Frame 1 (no input): blank canvas, image omitted
Frame 60 (the mouse pressed at the canvas centre just before this capture): blank canvas, image omitted
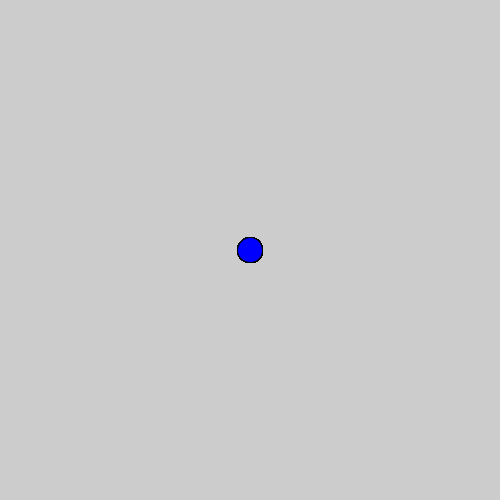
Frame 120 (the mouse held since frame 60 and released just before this capture)

The Processing sketch whose frames 1 and 60 were blank and that drew this single picture after the mouse press (run headless with seeded random() and noise(); from frame 60 on, the mouse is pressed at the canvas centre):

// Processing sketch: processing_27146
// ── processing_27146.pde

void setup ()
{
  size(500,500);
  
}

void draw()
{
 if (mouseX >= 0 && mouseX <= 250 && mouseY >= 0 && mouseY <= 250)
 { 
  if (mousePressed == true) { 
  ellipse(mouseX, mouseY ,25,25);
 fill(255,0,0);
  }
}
 if (mouseX >= 250 && mouseX <= 500 && mouseY >= 0 && mouseY <= 250)
 { 
  if (mousePressed == true) { 
  ellipse(mouseX, mouseY ,25,25);
 fill(0,255,0);
  }
}
 if (mouseX >= 250 && mouseX <= 500 && mouseY >= 250 && mouseY <= 500)
 { 
  if (mousePressed == true) { 
  ellipse(mouseX, mouseY ,25,25);
 fill(0,0,255);
  }
}

 if (mouseX >= 0 && mouseX <= 250 && mouseY >= 250 && mouseY <= 500)
 { 
  if (mousePressed == true) { 
  ellipse(mouseX, mouseY ,25,25);
 fill(255);
  }
}


}
